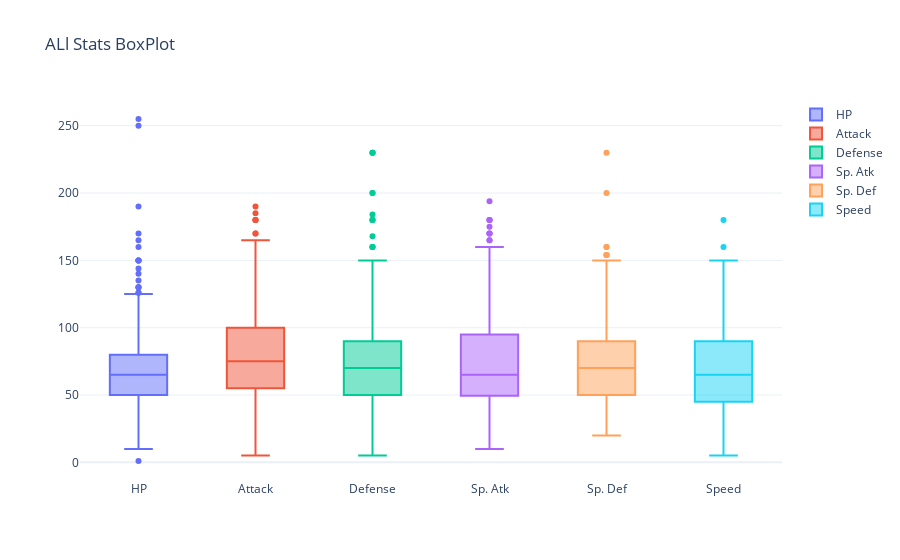

Write notebook code for a chart like this one.
### Code cell
BoxPlot(df, 'HP', 'Attack', 'Defense', 'Sp. Atk', 'Sp. Def', 'Speed')

### Figure 1 — Plotly figure (JSON) as saved in the notebook; plotly's stock layout.template omitted (floating-point values rounded to 4 significant figures; data arrays with more than 128 entries replaced by an {"elided": "..."} marker saying what was removed)
{"data": [{"name": "HP", "type": "box", "y": {"elided": "800 int values"}}, {"name": "Attack", "type": "box", "y": {"elided": "800 int values"}}, {"name": "Defense", "type": "box", "y": {"elided": "800 int values"}}, {"name": "Sp. Atk", "type": "box", "y": {"elided": "800 int values"}}, {"name": "Sp. Def", "type": "box", "y": {"elided": "800 int values"}}, {"name": "Speed", "type": "box", "y": {"elided": "800 int values"}}], "layout": {"title": {"text": "ALl Stats BoxPlot"}}}
